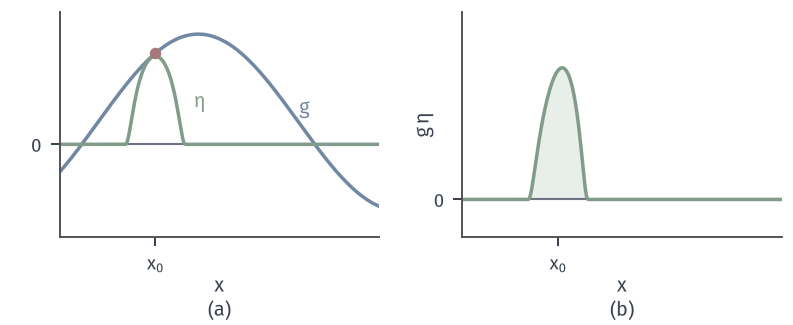

This figure's Python source:
from pathlib import Path
import sys
HERE = Path(__file__).resolve().parent
sys.path.insert(0, str(HERE.parent/'func-common'))
from func_fig import *
# 变分基本引理：g(x)>0 于 x0 附近，凸起 eta 只在那里非零。
fig, axes = figure(width_mm=112, height_mm=46, ncols=2)
panel(fig, left=.075, wspace=.26, bottom=.27)
g = np.sin(5*X-.6)+.25
x0 = .3; r = .1
def bump(x):
    y = np.zeros_like(x); m = np.abs(x-x0) < r
    y[m] = np.exp(1-1/(1-((x[m]-x0)/r)**2)); return y
eta = bump(X)
ax = axes[0]
ax.axhline(0, color=MUTED, lw=.85)
ax.plot(X, g, color=BLUE, lw=1.4); ax.plot(X, eta, color=GREEN, lw=1.4)
dot(ax, x0, np.sin(5*x0-.6)+.25, RED)
ax.text(.75, .35, '$g$', color=BLUE, fontsize=8); ax.text(.42, .42, r'$\eta$', color=GREEN, fontsize=8)
ax.set_xlim(0, 1); ax.set_ylim(-1.05, 1.5); ax.set_xticks([.3]); ax.set_xticklabels(['$x_0$']); ax.set_yticks([0]); ax.set_xlabel('$x$', labelpad=1)
ax = axes[1]
ax.axhline(0, color=MUTED, lw=.85)
ax.fill_between(X, 0, g*eta, color=GREEN_FILL, lw=0)
ax.plot(X, g*eta, color=GREEN, lw=1.4)
ax.set_xlim(0, 1); ax.set_ylim(-.3, 1.5); ax.set_xticks([.3]); ax.set_xticklabels(['$x_0$']); ax.set_yticks([0]); ax.set_xlabel('$x$', labelpad=1); ax.set_ylabel(r'$g\,\eta$', labelpad=0)
tags(fig, axes)
save(fig, HERE, 'figure', {'g': 'sin(5x-.6)+.25', 'x0': x0, 'r': r})
